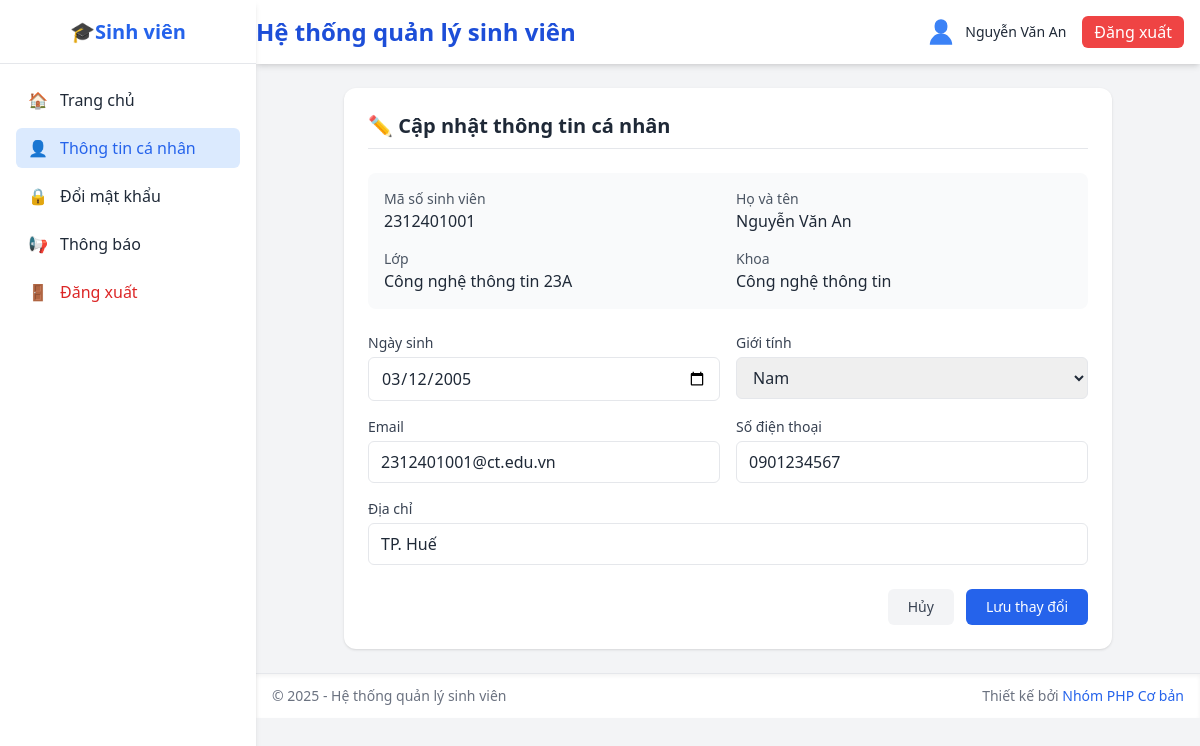
The page /profile.php (signed in) on the database its author committed.
### tables this page shows
CREATE TABLE `sinh_vien` (
  `mssv` varchar(20) NOT NULL,
  `hoten` varchar(100) NOT NULL,
  `ngaysinh` date DEFAULT NULL,
  `gioitinh` enum('Nam','Nữ','Khác') DEFAULT 'Nam',
  `malop` varchar(20) DEFAULT NULL,
  `makhoa` varchar(20) DEFAULT NULL,
  `email` varchar(100) DEFAULT NULL,
  `sdt` varchar(20) DEFAULT NULL,
  `diachi` varchar(255) DEFAULT NULL,
  `password` varchar(255) NOT NULL,
  `trangthai` enum('Đang học','Tốt nghiệp','Bảo lưu','Đã nghỉ') DEFAULT 'Đang học'
);

CREATE TABLE `lop` (
  `malop` varchar(20) NOT NULL,
  `tenlop` varchar(100) NOT NULL,
  `makhoa` varchar(20) DEFAULT NULL
);

CREATE TABLE `khoa` (
  `makhoa` varchar(20) NOT NULL,
  `tenkhoa` varchar(100) NOT NULL,
  `mota` text DEFAULT NULL
);

### database/pdo.php (called while the page is built, shortened)
<?php
class DB
{
    private static $pdo = null;
    private static function connect_pdo(): \PDO
    {
        $host = DB_HOST;
        $user = DB_USERNAME;
        $pass = DB_PASSWORD;
        $db   = DB_NAME;
        $charset = DB_CHARSET;
        $dsn = "mysql:host={$host};dbname={$db};charset={$charset}";
        try {
            $options = [
                \PDO::ATTR_ERRMODE => \PDO::ERRMODE_EXCEPTION,
                \PDO::ATTR_DEFAULT_FETCH_MODE => \PDO::FETCH_ASSOC,
                \PDO::ATTR_EMULATE_PREPARES => false,
            ];
            return new \PDO($dsn, $user, $pass, $options);
        } catch (\PDOException $e) {
            die('Kết nối PDO thất bại: ' . $e->getMessage());
        }
    }
    private static function init()
    {
        if (self::$pdo === null) {
            self::$pdo = self::connect_pdo();
        }
    }
    public static function getPdo()
    {
        return self::$pdo;
    }
    public static function selectOne(string $sql, array $params = []): ?array
    {
        $stmt = self::getPdo()->prepare($sql);
        $stmt->execute($params);
        $row = $stmt->fetch();
        return $row === false ? null : $row;
    }
}

### profile.php (the view, shortened to what this page needs)
<?php
$mssv = $_SESSION['sinhvien'];
$sinh_vien = DB::selectOne(
    "SELECT sv.*, l.tenlop, k.tenkhoa
    FROM sinh_vien sv
    LEFT JOIN lop l ON sv.malop = l.malop
    LEFT JOIN khoa k ON sv.makhoa = k.makhoa
    WHERE sv.mssv = :mssv",
    ['mssv' => $mssv]
);
include('includes/sidebar.php');
include('includes/header.php');
?>
<div class="max-w-3xl mx-auto">
    <div class="bg-white shadow rounded-xl p-6">
        <h3 class="text-xl font-semibold text-gray-800 border-b pb-2 mb-6">
            ✏️ Cập nhật thông tin cá nhân
        </h3>
        <form action="profile.php" method="POST" class="space-y-6">
            <div class="grid grid-cols-1 sm:grid-cols-2 gap-4 p-4 bg-gray-50 rounded-lg mb-4">
                <div>
                    <p class="text-sm text-gray-600">Mã số sinh viên</p>
                    <p class="font-medium"><?php echo htmlspecialchars($sinh_vien['mssv']); ?></p>
                </div>
                <div>
                    <p class="text-sm text-gray-600">Họ và tên</p>
                    <p class="font-medium"><?php echo htmlspecialchars($sinh_vien['hoten']); ?></p>
                </div>
                <div>
                    <p class="text-sm text-gray-600">Lớp</p>
                    <p class="font-medium"><?php echo htmlspecialchars($sinh_vien['tenlop'] ?? '(Chưa phân lớp)'); ?></p>
                </div>
                <div>
                    <p class="text-sm text-gray-600">Khoa</p>
                    <p class="font-medium"><?php echo htmlspecialchars($sinh_vien['tenkhoa'] ?? '(Chưa phân khoa)'); ?></p>
                </div>
            </div>
            <div class="grid grid-cols-1 sm:grid-cols-2 gap-4">
                <div>
                    <label class="block text-sm font-medium text-gray-700 mb-1">Ngày sinh</label>
                    <input type="date" name="ngaysinh"
                           value="<?php echo $sinh_vien['ngaysinh'] ?? ''; ?>"
                           class="w-full px-3 py-2 border rounded-md focus:ring-2 focus:ring-blue-500 focus:outline-none">
                </div>
                <div>
                    <label class="block text-sm font-medium text-gray-700 mb-1">Giới tính</label>
                    <select name="gioitinh"
                            class="w-full px-3 py-2 border rounded-md focus:ring-2 focus:ring-blue-500 focus:outline-none">
                        <option value="Nam" <?php echo $sinh_vien['gioitinh'] === 'Nam' ? 'selected' : ''; ?>>Nam</option>
                    </select>
                </div>
                <div>
                    <label class="block text-sm font-medium text-gray-700 mb-1">Email</label>
                    <input type="email" name="email"
                           value="<?php echo htmlspecialchars($sinh_vien['email'] ?? ''); ?>"
                           placeholder="example@email.com"
                           class="w-full px-3 py-2 border rounded-md focus:ring-2 focus:ring-blue-500 focus:outline-none">
                </div>
                <div>
                    <label class="block text-sm font-medium text-gray-700 mb-1">Số điện thoại</label>
                    <input type="tel" name="sdt"
                           value="<?php echo htmlspecialchars($sinh_vien['sdt'] ?? ''); ?>"
                           placeholder="0xxxxxxxxx"
                           class="w-full px-3 py-2 border rounded-md focus:ring-2 focus:ring-blue-500 focus:outline-none">
                </div>
                <div class="sm:col-span-2">
                    <label class="block text-sm font-medium text-gray-700 mb-1">Địa chỉ</label>
                    <input type="text" name="diachi"
                           value="<?php echo htmlspecialchars($sinh_vien['diachi'] ?? ''); ?>"
                           placeholder="Nhập địa chỉ của bạn"
                           class="w-full px-3 py-2 border rounded-md focus:ring-2 focus:ring-blue-500 focus:outline-none">
                </div>
            </div>
            <div class="flex justify-end gap-3">
                <a href="index.php"
                   class="px-5 py-2 text-sm font-medium text-gray-700 bg-gray-100 rounded-md hover:bg-gray-200 focus:outline-none focus:ring-2 focus:ring-gray-400">
                    Hủy
                </a>
                <button type="submit"
                        class="px-5 py-2 text-sm font-medium text-white bg-blue-600 rounded-md hover:bg-blue-700 focus:outline-none focus:ring-2 focus:ring-blue-500">
                    Lưu thay đổi
                </button>
            </div>
        </form>
    </div>
</div>
<?php include('includes/footer.php'); ?>

### rows shown on the page
sinh_vien: mssv "2312401001", hoten "Nguyễn Văn An", malop.tenlop "Công nghệ thông tin 23A", makhoa.tenkhoa "Công nghệ thông tin", ngaysinh "03/12/2005", gioitinh "Nam", email "2312401001@ct.edu.vn", sdt "0901234567", diachi "TP. Huế"

### other values the page prints
$page_title "Hệ thống quản lý sinh viên"
$_SESSION['fullname'] "Nguyễn Văn An"
